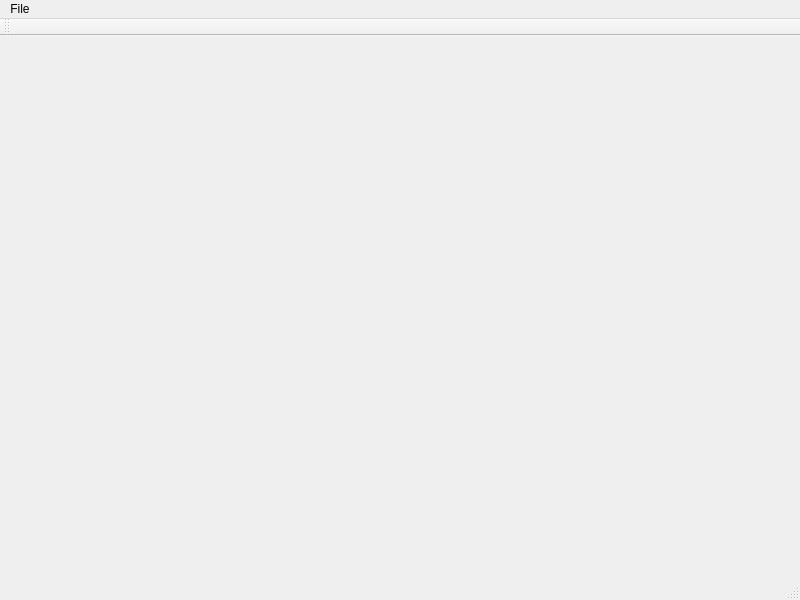
<?xml version="1.0" encoding="UTF-8"?>
<ui version="4.0">
 <class>Boldboy</class>
 <widget class="QMainWindow" name="Boldboy">
  <property name="geometry">
   <rect>
    <x>0</x>
    <y>0</y>
    <width>800</width>
    <height>600</height>
   </rect>
  </property>
  <property name="windowTitle">
   <string>Boldboy</string>
  </property>
  <widget class="QWidget" name="centralwidget">
   <widget class="QLabel" name="frameContainer">
    <property name="geometry">
     <rect>
      <x>300</x>
      <y>250</y>
      <width>160</width>
      <height>144</height>
     </rect>
    </property>
    <property name="sizePolicy">
     <sizepolicy hsizetype="Ignored" vsizetype="Ignored">
      <horstretch>0</horstretch>
      <verstretch>0</verstretch>
     </sizepolicy>
    </property>
    <property name="cursor">
     <cursorShape>BlankCursor</cursorShape>
    </property>
    <property name="text">
     <string/>
    </property>
    <property name="scaledContents">
     <bool>false</bool>
    </property>
    <property name="alignment">
     <set>Qt::AlignCenter</set>
    </property>
   </widget>
  </widget>
  <widget class="QMenuBar" name="menubar">
   <property name="geometry">
    <rect>
     <x>0</x>
     <y>0</y>
     <width>800</width>
     <height>20</height>
    </rect>
   </property>
   <widget class="QMenu" name="menuFile">
    <property name="title">
     <string>File</string>
    </property>
    <addaction name="actionOpen"/>
   </widget>
   <addaction name="menuFile"/>
  </widget>
  <widget class="QStatusBar" name="statusbar"/>
  <widget class="QToolBar" name="toolBar">
   <property name="windowTitle">
    <string>toolBar</string>
   </property>
   <attribute name="toolBarArea">
    <enum>TopToolBarArea</enum>
   </attribute>
   <attribute name="toolBarBreak">
    <bool>false</bool>
   </attribute>
  </widget>
  <action name="actionOpen">
   <property name="text">
    <string>Open</string>
   </property>
  </action>
 </widget>
 <resources/>
 <connections/>
</ui>
